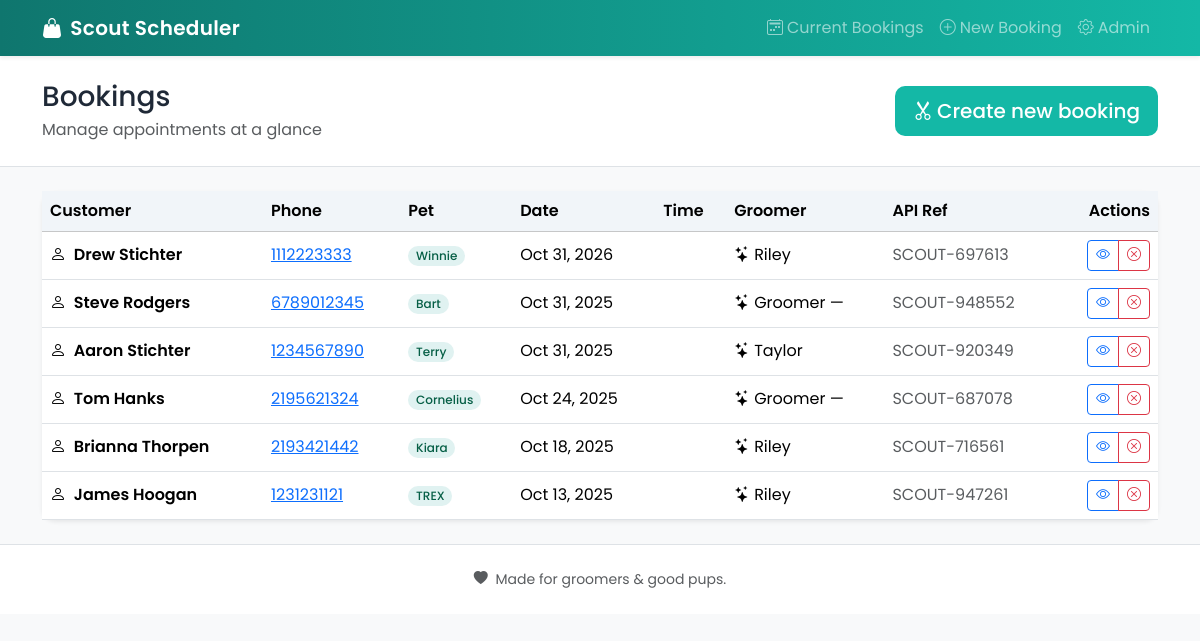
/booking/, run on an earlier commit of the app's database.
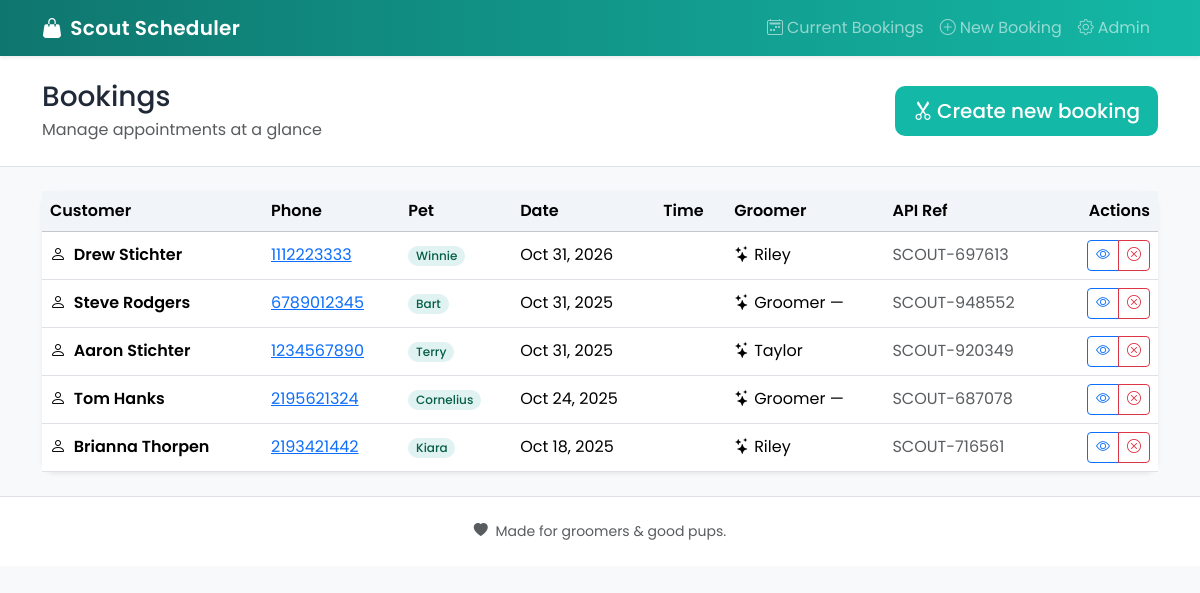
And on a later commit of the database.
### booking/models.py (models this page shows, shortened)
class Booking(models.Model):
    customer = models.ForeignKey(Customer, on_delete=models.SET_NULL, null=True, blank=True)
    pet_name = models.CharField(max_length=100, blank=True, null=True)
    class Meta:
        unique_together = ('groomer_id', 'appointment_date', 'appointment_time')
    services = models.JSONField(default=list, blank=True)
    groomer_id = models.IntegerField(null=True, blank=True)
    appointment_date = models.DateField(null=True, blank=True)
    appointment_time = models.CharField(max_length=20, blank=True, null=True)
    api_ref = models.CharField(max_length=100, blank=True, null=True)
    api_payload = models.JSONField(default=dict, blank=True)
    api_response = models.JSONField(default=dict, blank=True)
    created_at = models.DateTimeField(auto_now_add=True)
    updated_at = models.DateTimeField(auto_now=True)

class Customer(models.Model):
    first_name = models.CharField(max_length=100)
    last_name  = models.CharField(max_length=100)
    phone      = models.CharField(max_length=30)
    created_at = models.DateTimeField(auto_now_add=True)
    class Meta:
        unique_together = ('first_name', 'last_name', 'phone')

### booking/views.py (the view)
# urls.py: path('', views.bookings_list, name='list'),
def bookings_list(request):
    qs = Booking.objects.select_related('customer').order_by('-appointment_date', '-appointment_time', '-created_at')
    paginator = Paginator(qs, 25)
    page_number = request.GET.get('page')
    page_obj = paginator.get_page(page_number)
    api = ApiClient()
    groomer_lookup = {str(g['id']): g['name'] for g in api.list_groomers()}
    for b in page_obj.object_list:
        b.groomer_name = groomer_lookup.get(str(b.groomer_id), f"Groomer {b.groomer_id or '—'}")
    return render(request, 'booking/bookings_list.html', {'page_obj': page_obj})

### booking/api.py (called while the page is built)
    def list_groomers(self):
        return [{'id':0,'name':'Anyone'},
                {"id": 1, "name": "Alex"},
                {"id": 2, "name": "Riley"},
                {"id": 3, "name": "Sam"},
                {"id": 4, "name": "Jordan"},
                {"id": 5, "name": "Taylor"},
                ]

### booking/templates/booking/bookings_list.html (shortened to what this page needs)
{% extends "booking/base.html" %}
{% block page_title %}Bookings{% endblock %}
{% block page_subtitle %}Manage appointments at a glance{% endblock %}
{% block header_actions %}
  <a href="{% url 'booking:book' %}" class="btn btn-groom btn-lg">
    <i class="bi bi-scissors me-1"></i>Create new booking
  </a>
{% endblock %}
{% block content %}
  <div class="card shadow-sm">
    <div class="card-body p-0">
      <div class="table-responsive">
        <table class="table table-hover align-middle mb-0">
          <thead class="table-light">
            <tr>
              <th>Customer</th>
              <th>Phone</th>
              <th>Pet</th>
              <th>Date</th>
              <th>Time</th>
              <th>Groomer</th>
              <th>API Ref</th>
              <th class="text-end">Actions</th>
            </tr>
          </thead>
          <tbody>
          {% for b in page_obj.object_list %}
            <tr>
              <td class="fw-semibold">
                <i class="bi bi-person me-1"></i>
                {{ b.customer.first_name }} {{ b.customer.last_name }}
              </td>
              <td>
                {% if b.customer.phone %}
                  <a href="tel:{{ b.customer.phone }}">{{ b.customer.phone }}</a>
                {% else %}
                  <span class="text-muted">—</span>
                {% endif %}
              </td>
              <td><span class="badge rounded-pill text-bg-soft">{{ b.pet_name }}</span></td>
              <td>{{ b.appointment_date|date:"M j, Y" }}</td>
              <td>{{ b.appointment_time|time:"g:i A" }}</td>
              <td><i class="bi bi-stars me-1"></i>{{ b.groomer_name }}</td>
              <td class="text-muted">{{ b.api_ref }}</td>
              <td class="text-end">
                <div class="btn-group">
                  <a class="btn btn-outline-primary btn-sm" href="{% url 'booking:detail' b.id %}" title="View">
                    <i class="bi bi-eye"></i>
                  </a>
                  <button class="btn btn-outline-danger btn-sm" data-bs-toggle="modal" data-bs-target="#cancelModal-{{ b.id }}" title="Cancel">
                    <i class="bi bi-x-circle"></i>
                  </button>
                </div>
              </td>
            </tr>
          {% endfor %}
          </tbody>
        </table>
      </div>
    </div>
  </div>
{% endblock %}

### booking/templates/booking/base.html (shortened to what this page needs)
{% load static %}
<!doctype html>
<html lang="en">
<head>
  <link href="https://cdn.jsdelivr.net/npm/bootstrap@5.3.3/dist/css/bootstrap.min.css" rel="stylesheet">
  <link href="https://cdn.jsdelivr.net/npm/bootstrap-icons@1.11.3/font/bootstrap-icons.css" rel="stylesheet">
  <link href="{% static 'css/app.css' %}" rel="stylesheet">
</head>
<body class="bg-light">
  <nav class="navbar navbar-expand-md bg-brand navbar-dark shadow-sm">
    <div class="container">
      <a class="navbar-brand d-flex align-items-center gap-2" href="/">
        <i class="bi bi-handbag-fill"></i><span>Scout Scheduler</span>
      </a>
      <div id="nav" class="collapse navbar-collapse">
        <ul class="navbar-nav ms-auto">
          <li class="nav-item"><a class="nav-link {% if request.resolver_match.url_name == 'booking:list' %}active{% endif %}" href="{% url 'booking:list' %}"><i class="bi bi-calendar2-week me-1"></i>Current Bookings</a></li>
          <li class="nav-item"><a class="nav-link" href="{% url 'booking:book' %}"><i class="bi bi-plus-circle me-1"></i>New Booking</a></li>
          <li class="nav-item"><a class="nav-link" href="/admin/"><i class="bi bi-gear me-1"></i>Admin</a></li>
        </ul>
      </div>
    </div>
  </nav>
  <header class="py-4 bg-white border-bottom">
    <div class="container d-flex align-items-center justify-content-between flex-wrap gap-3">
      <div>
        <h1 class="h3 mb-1">{% block page_title %}{% endblock %}</h1>
        <p class="text-muted mb-0">{% block page_subtitle %}{% endblock %}</p>
      </div>
      {% block header_actions %}{% endblock %}
    </div>
  </header>
  <main class="container my-4">
    {% block content %}{% endblock %}
  </main>
  <footer class="py-4 border-top bg-white">
    <div class="container text-center text-muted small">
      <i class="bi bi-heart-fill me-1"></i> Made for groomers & good pups.
    </div>
  </footer>
</body>
</html>

### static/css/app.css (style rules this page uses)
:root { --brand: #0f766e; --brand-2: #14b8a6; --accent: #fb7185; --ink: #1f2937; --soft-bg: #f6f9fb; }
body { font-family: "Poppins", system-ui, -apple-system, Segoe UI, Roboto, Arial, sans-serif; color: var(--ink); background: var(--soft-bg); }
.bg-brand { background: linear-gradient(90deg, var(--brand), var(--brand-2)); }
.navbar-brand { font-weight: 600; letter-spacing: 0.3px; }
.btn-groom { background: var(--brand-2); border: none; color: #fff; font-weight: 500; border-radius: 10px; padding: 10px 18px; transition: background 0.2s ease; }
.table thead th { font-weight: 600; background: #f1f5f9; }
.badge.text-bg-soft { background: #e0f2f1; color: #065f46; font-weight: 500; }
.card { border-radius: 14px; box-shadow: 0 2px 6px rgba(0, 0, 0, 0.05); border: none; }
footer { color: #6b7280; }

What changed in the data, as far as the page shows it:
removed Booking: customer.first_name "James", customer.last_name "Hoogan", customer.phone "1231231121", pet_name "TREX", appointment_date "Oct 13, 2025", groomer_name "Riley", api_ref "SCOUT-947261"
